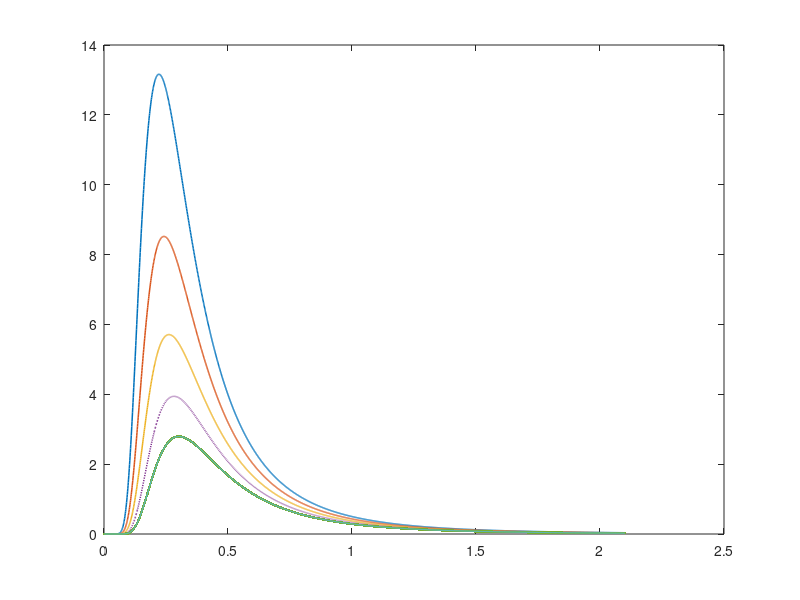

Write the MATLAB code that produced this figure.
format compact 
clear; clc 

t = 0.001:0.001:2.1 ; 

h = 6.62607015*10^(-34); 
c = 3*10^8             ; 
k = 1.380649*10^(-23)  ;

c0 = h*c/k ; 

a = [ 1.1:0.1:1.5] ; 
typ =['-','--',':','.','-.'];
for j = 1:length(a)
    i = 1./(t.^5.*(exp(a(j)./t)-1 ));
    p = typ(j);
    plot(t,i,p,'LineWidth',1.1)
    
    f  = @(x) a(j)-5*x*(1-exp(-a(j)/x));
    fp = @(x) -5 * (1-exp(-a(j)/x)) + 5*a(j)*exp(-a(j)/x)/x;
    hold on 
        for k=1:100
           x0 = 1 ; 
           
           xx = x0 - f(x0)/fp(x0);
           x0 = xx;
        end
     %plot([x0,x0],[0,f(x0)])
end
%T=1600;
%i = h*c^2*t.^(-5) .* ( exp(h*c*k^(-1)*T^(-1)./t) - 1  ).^(-1) ;
%i = 2*(h*c^2./(t.^5)) .*(exp(c0./(T*t))-1).^(-1) ;
plot(t,i)
hold on 